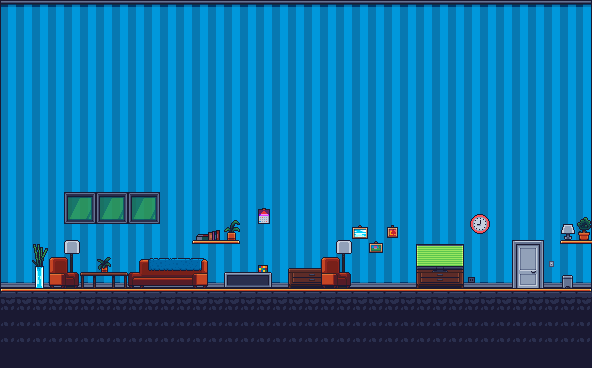

The image is a tile-based game level rendered from a .tmx file. Its description and source (layers, tilesets, objects; grid data summarised) follow:
An orthogonal 37x23 tile map with 16x16 px tiles, 4 tile layers (Tile Layer 2, Tile Layer 1, Tile Layer 3, Tile Layer 4), 5 tilesets.

<map version="1.9" tiledversion="1.9.2" orientation="orthogonal" renderorder="right-down" width="37" height="23" tilewidth="16" tileheight="16" infinite="0" nextlayerid="6" nextobjectid="1">
 <tileset firstgid="1" source="Background.tsx" />
 <tileset firstgid="581" source="mp_cs_tilemap_all.tsx" />
 <tileset firstgid="2629" source="Chill Room.tsx" />
 <tileset firstgid="2833" source="Bathroom.tsx" />
 <tileset firstgid="3042" source="Play Room.tsx" />
 <layer id="3" name="Tile Layer 2" width="37" height="23">
  <data>[851 cells, 666 non-empty, 9 distinct tile ids]</data>
 </layer>
 <layer id="1" name="Tile Layer 1" width="37" height="23">
  <data>[851 cells, 221 non-empty, 30 distinct tile ids]</data>
 </layer>
 <layer id="4" name="Tile Layer 3" width="37" height="23">
  <data>[851 cells, 137 non-empty, 52 distinct tile ids]</data>
 </layer>
 <layer id="5" name="Tile Layer 4" width="37" height="23">
  <data>[851 cells, 4 non-empty, 4 distinct tile ids]</data>
 </layer>
</map>
